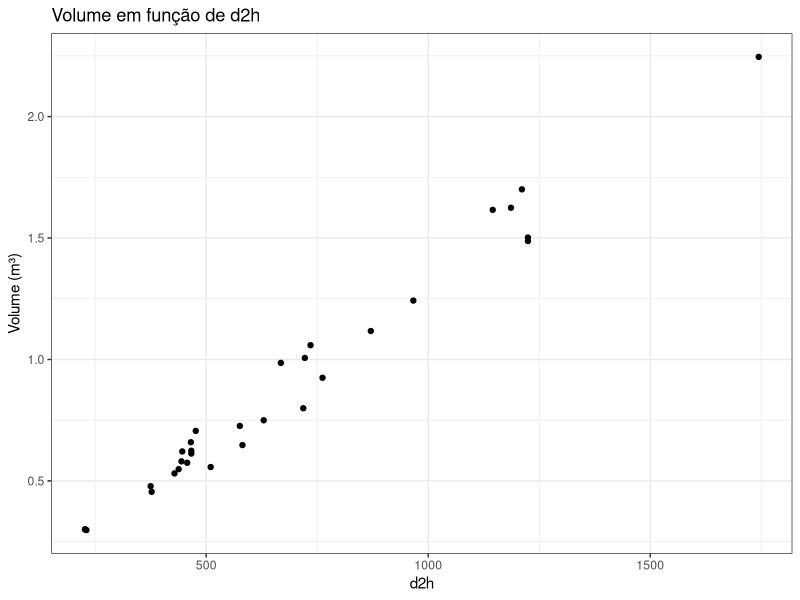
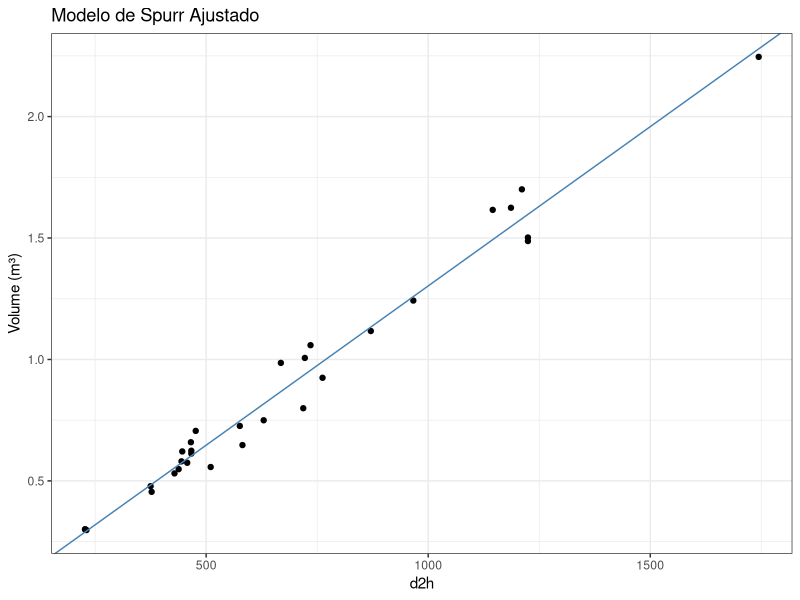
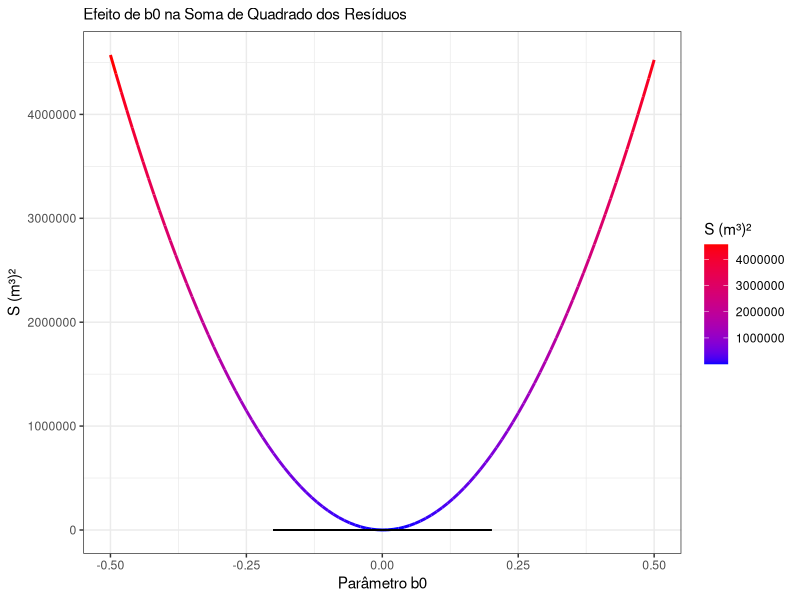

R code for these plots, in order:
## ---- chunk 1
knitr::opts_chunk$set(echo = FALSE, message = FALSE, warning = FALSE, cache = TRUE, fig.align = "center")

options(scipen = 999)
## ---- chunk 2

library(ggplot2)
library(gganimate)
library(magrittr)
library(dplyr)
library(kableExtra)

## ---- chunk 3

data("trees")

# Transformar as variáveis para unidades comumente utilizadas
d <- trees$Girth/2.54     # polegadas para centímetros
ht <- trees$Height/3.281  # pés para metros
v <- trees$Volume/34.286  # pés cúbicos para metros cúbicos
d2h <- d^2*ht             

# 'd' é um vetor de diâmetros, e possui 31 elementos. Ou length(d)
d
length(d)

# O mesmo ocorre com ht, v e d2h.

# Agrupar tudo em um único data frame
dados <- data.frame(d,ht,v,d2h)

g.base <- ggplot(data = dados, 
                 aes(x = d2h, y = v)) +     #Introduz o dataframe utilizado
  
  geom_point() + #geom_point cria gráfico de pontos)
  
  labs(x = "d2h",          #Adiciona Títulos dos eixos e do gráfico
       y = "Volume (m³)",
       title = "Volume em função de d2h") + 
  
  theme_bw()                #Adiciona o tema Black and White


plot(g.base)

## ---- chunk 4

spurr <- lm(v ~ d2h, data = dados)

summary(spurr)

coef(spurr)

g.base + labs(title = "Modelo de Spurr Ajustado") +
  geom_abline(intercept = coef(spurr)[1],  #Coeficiente linear  (b0)
              slope = coef(spurr)[2],      #Coeficiente angular (b1)
              color = "steelblue") 


## ---- chunk 5

#Criar uma função S que recebe os parâmetros x,y,a,b
S <- function(x,y,b0,b1) {sum((y-b0-b1*x)^2)}

#Essa função criada receberá 4 argumentos: um vetor x, um vetor y, um valor de b0 e um valor de b1. Como x e y são dois vetores e b0 e b1 são dois valores, o que a função fará é realizar a operação y - b0 - b1*x para os primeiros valores de x e y e elevar o resultado ao quadrado. A seguir, realiza a mesma operação para os segundos valores e eleva o resultado ao quadrado. Por fim, é requisitado por meio da função sum() que faça o somatório de todos esses resultados. Por fim, isso resultará em um único valor que é a soma do quadrado dos resíduos para aquele par de coeficientes b0 e b1 informados.

#Criar um vetor de possíveis valores de b0 e b1
b_0 <- seq(from = -0.5, to = 0.5, by = 0.01)  #De -0.5 até 0.5, ao passo de 0.01
b_1 <- seq(from = -0.5, to = 0.5, by = 0.01)

#Isso resulta em 101 possíveis valores de b0 e b1.
length(b_0) ; length(b_1)

#Criar vetor que receberá o resultado de S para cada possível valor de b0 e b1. Naturalmente, deve ter o mesmo comprimento do número de possíveis valores dos coeficientes.
S.est <- vector(length = length(b_0))  #Vetor de comprimento igual ao vetor b0

#Criar um loop para estimar cada valor de S baseado em cada valor de b0 e b1
for (i in 1:length(S.est)) {
  
  S.est[i] <- S(x = dados$d2h,  
                y = dados$v,
                b0 = b_0[i],
                b1 = b_1[i])
}

#O comando acima pega a função S() criada no início desse bloco de código, joga os primeiros valores de b0 e b1 dos vetores, calcula o valor de S e o guarda na primeira posição do vetor S.est. A seguir, pega todos valores das segundas posições dos vetores, joga na função S() criada e resgata o valor resultante, salvando na segunda posição do vetor S.est. Esse processo é repetido de 1:length(S.est), ou seja, do primeiro até o último valor dos vetores.


#Criando um data frame com as variáveis
df <- data.frame("b0" = b_0,
                 "b1" = b_1,
                 "S" = S.est)

g.S <- ggplot(data = df, aes(x = b0, y = S)) + 
  geom_line(aes(color = S.est), size = 1) +  # Cria uma reta conectando cada observação. Como são 101 pontos, o resultado terá uma aparência  de curva parabólica.
  labs(x = "Parâmetro b0", y = "S (m³)²", subtitle = "Efeito de b0 na Soma de Quadrado dos Resíduos") + 
  scale_color_gradient(low = "blue", high = "red", name = "S (m³)²") + 
  geom_segment(aes(x=-0.2,xend=0.2, y = min(S), yend = min(S)), color = "black") +
  theme_bw()



plot(g.S)

## ---- chunk 6
x <- d2h
y <- v

N <- length(x)

#Serão chamados de b0.mqo e b1.mqo, para lembrarmos que são os valores obtido por meio das operações realizadas acima
b1.mqo <- (sum(x*y)-(sum(x)*sum(y))/N)/(sum(x^2)-(sum(x)^2)/N)

b0.mqo <- mean(y) - b1.mqo*mean(x)

b0.mqo
b1.mqo

## ---- chunk 7
X <- model.matrix(y ~ x)

betas <- solve(t(X) %*% X) %*% t(X) %*% y

betas

## ---- chunk 8
coef(lm(y ~ x))
## ---- chunk 9
df.comparacao <- data.frame("MQO" = c(b0.mqo,b1.mqo),
                            "Mat" = c(betas[1],betas[2]),
                            "R" = c(coef(lm(y~x))[1],coef(lm(y~x))[2]))
rownames(df.comparacao) <- c("B0","B1")


df.comparacao %>% kable(col.names = c("MQO", "MQO_Mat","R")) %>% kable_styling(bootstrap_options=c("condensed","striped","hover"), position = "center",full_width = FALSE)
